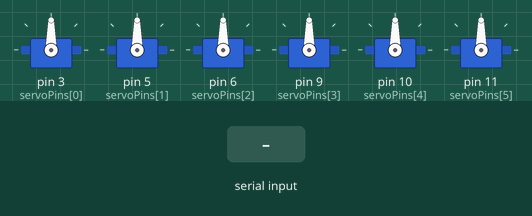
Recording of a sketch running on a simulated Arduino Uno, built with avr-gcc and run on an emulated ATmega328P. Parts: 6 × servo. Inputs (shaded band) come from the test bench.

Above: at 1.2 s.
1.3 s: "5\n" received over Serial
At 1.6 s:
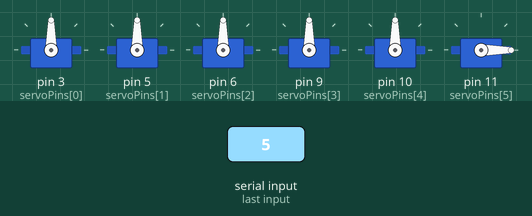
Timing chart, 0 to 4.3 s (numbered marks = the images above; inputs shaded):
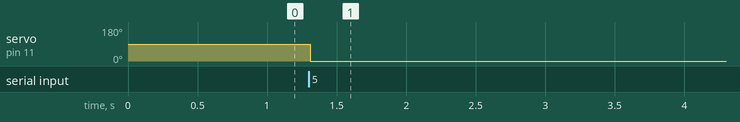

The sketch:

gui.ino
```cpp
#include <Servo.h>
#include "updateServos.h"

String inputString = "";
bool stringComplete = false;

void setup() {
    Serial.begin(9600);
    initServos();
}

void loop() {
    serialEvent();
}

void serialEvent() {
    while (Serial.available()) {
        char inChar = (char)Serial.read();
        if (inChar == '\n') {
            stringComplete = true;
        } else {
            inputString += inChar;
        }
    }

    if (stringComplete) {
        parseCommand(inputString);
        inputString = "";
        stringComplete = false;
    }
}

void parseCommand(String cmd) {
    // Expected format: servo angle speed
    int s, angle;
    float speed;

    sscanf(cmd.c_str(), "%d %d %f", &s, &angle, &speed);

    moveServoSmooth(s, angle, speed);
}
```

updateServos.cpp
```cpp
#include <Arduino.h>
#include "updateServos.h"

Servo servos[NUM_SERVOS];
int currentAngles[NUM_SERVOS] = {90, 90, 90, 90, 90, 90};

int servoPins[NUM_SERVOS] = {3, 5, 6, 9, 10, 11};

void initServos() {
    for (int i = 0; i < NUM_SERVOS; i++) {
        servos[i].attach(servoPins[i]);
        servos[i].write(90);
    }
}

void moveServoSmooth(int servoNum, int targetAngle, int slowness) {

    if (servoNum < 0 || servoNum >= NUM_SERVOS) return;

    int current = currentAngles[servoNum];

    if (current < targetAngle) {
        for (int a = current; a <= targetAngle; a++) {
            servos[servoNum].write(a);
            delay(slowness);
        }
    } else {
        for (int a = current; a >= targetAngle; a--) {
            servos[servoNum].write(a);
            delay(slowness);
        }
    }

    currentAngles[servoNum] = targetAngle;
}
```

updateServos.h
```cpp
#ifndef UPDATE_SERVOS_H
#define UPDATE_SERVOS_H

#include <Servo.h>

#define NUM_SERVOS 6

extern Servo servos[NUM_SERVOS];
extern int currentAngles[NUM_SERVOS];

void initServos();
void moveServoSmooth(int servoNum, int targetAngle, int slowness);

#endif
```

Measured:
- after the input at 1.3 s, servo on pin 11 (servoPins[5]): 90° → 0° at once
